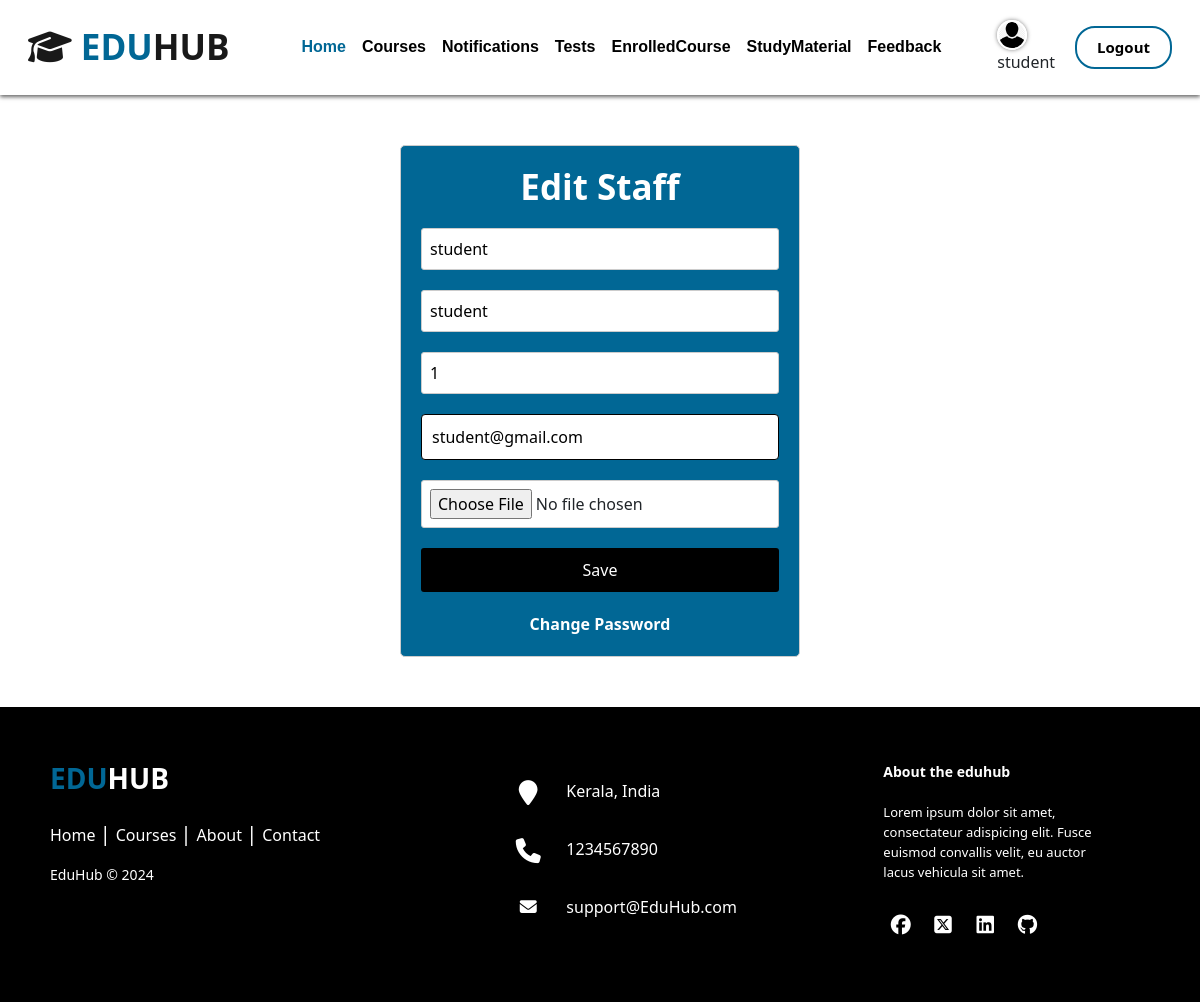
The app's page /staff/edit_staff_details/77/ (signed in) with its own data.
### account/models.py (models this page shows)
class CustomUser(AbstractUser):
    is_staff = models.BooleanField(default=False)
    is_student = models.BooleanField(default=False)
    profile_image = models.ImageField(upload_to='profile_images/', blank=True, null=True)

### staff/views.py (the view)
# urls.py: path('edit_staff_details/<int:user_id>/', edit_staff_details, name='edit_staff_details'),
def edit_staff_details(request,user_id):
    user = request.user
    if request.method == 'POST':
        form = StaffChangeForm(request.POST, request.FILES, instance=user)
        if form.is_valid():
            form.save()
            staff = Staff.objects.get(user=user)
            staff.name = user.username
            staff.email = user.email
            staff.profile_image = user.profile_image
            staff.save()
            return redirect('staff_dashboard')
    else:
        form = StaffChangeForm(instance=user)
    return render(request, 'staff_templates/edit_staff_details.html', {'form': form})

### staff/forms.py
class StaffChangeForm(BaseUserChangeForm):
    profile_image = forms.ImageField(required=False)
    class Meta:
        model = CustomUser
        fields = ['username', 'email', 'first_name', 'last_name', 'profile_image']

### templates/staff_templates/edit_staff_details.html (shortened to what this page needs)
{% extends 'base.html' %}
{% load static %}
{% block content %}
<div class="container form">
    <h2>Edit Staff</h2>
    <form method="post" enctype="multipart/form-data">
        <div class="form-group">
            <input type="text"  name="username" value="{{user.username}}" placeholder="Enter your username">
        </div>
        <div class="form-group">
            <input type="text"  name="first_name" value="{{user.first_name}}" placeholder="Enter your firstname">
        </div>
        <div class="form-group">
            <input type="text"  name="last_name" value="{{user.last_name}}" placeholder="Enter your lastname">
        </div>
        <div class="form-group">
            <input type="email"  name="email" value="{{user.email}}" placeholder="Enter your email">
        </div>
        <div class="form-group">
            <input type="file"  name="profile_image" >
        </div>
        <input type="submit" value="Save" />
        <div class="link">
            <a href="{% url 'change_password' %}"> Change Password</a>
        </div>
    </form>
</div>
{% endblock %}

### templates/base.html (shortened to what this page needs)
<!DOCTYPE html>
<html lang="en">
    <head>
        <link
            href="https://cdn.jsdelivr.net/npm/bootstrap@5.0.2/dist/css/bootstrap.min.css"
            rel="stylesheet"
        />
        <link rel="stylesheet" href="https://cdnjs.cloudflare.com/ajax/libs/font-awesome/6.5.1/css/all.min.css">
        {% load static %}
        <link rel="stylesheet" href="{% static 'css/styless.css' %}">
    </head>
    <body>
      <div class="hero-section">
        <nav class="navbar navbar-expand-lg navbar-light p-3 w-100 sticky-top bg-white">
            <div class="container-fluid">
                <a class="navbar-brand" href="/"><i class="fa-solid fa-graduation-cap"></i><span> EDU</span>HUB</a>
                {% if user.is_authenticated %}
                {% if user.is_staff %}
                <div class="collapse navbar-collapse justify-content-lg-center" id="navbarSupportedContent">
                    <ul class="navbar-nav  mb-2 mb-lg-0">
                        <li class="nav-item">
                            <a class="nav-link active" aria-current="page" href="{% url 'staff_dashboard' %}" style="color:#016795;">Home</a>
                        </li>
                        <li class="nav-item">
                          <a class="nav-link" href="{% url 'notifications' %}">Notifications</a>
                      </li>
                        <li class="nav-item">
                          <a class="nav-link" href="{% url 'manage_courses' %}">ManageCourses</a>
                      </li>
                        <li class="nav-item">
                          <a class="nav-link" href="{% url 'question_list' %}">Tests</a>
                      </li>
                    <li class="nav-item">
                      <a class="nav-link" href="{% url 'upload_study_material' %}">StudyMaterial</a>
                  </li>
                  <li class="nav-item">
                    <a class="nav-link" href="{% url 'staff_feedback' %}">Feedback</a>
                </li>
                    </ul>
                  </div>
                  <div style="margin-right: 20px;">
                    {% if user.profile_image %}
                        <a href="{% url 'edit_staff_details' user_id=user.id %}">
                            <img src="{{ user.profile_image.url }}" alt="Profile Image" class="profile-image">
                        </a>
                    {% endif %}
                    <br>
                    <span>{{ user.username }}</span>
                </div>
                  {% elif user.is_student %}
                  <div class="collapse navbar-collapse justify-content-lg-center" id="navbarSupportedContent">
                    <ul class="navbar-nav  mb-2 mb-lg-0">
                        <li class="nav-item">
                            <a class="nav-link active" aria-current="page" href="{% url 'student_dashboard'%}" style="color:#016795;">Home</a>
                        </li>
                        <li class="nav-item">
                          <a class="nav-link" href="{% url 'courses' %}">Courses</a>
                      </li>
                        <li class="nav-item">
                            <a class="nav-link" href="{% url 'student_notification' %}">Notifications</a>
                        </li>
                        <li class="nav-item">
                          <a class="nav-link" href="{% url 'display_questions' %}">Tests</a>
                      </li>
                      <li class="nav-item">
                        <a class="nav-link" href="{% url 'student_course' %}">EnrolledCourse</a>
                    </li>
                    <li class="nav-item">
                      <a class="nav-link" href="{% url 'view_study_materials' %}">StudyMaterial</a>
                  </li>
                      <li class="nav-item">
                        <a class="nav-link" href="#">Feedback</a>
                      </li>
                  </ul>
                  </div>
                  <div style="margin-right: 20px;">
                    {% if user.profile_image %}
                        <a href="{% url 'edit_student_details' user_id=user.id %}">
                            <img src="{{ user.profile_image.url }}" alt="Profile Image" class="profile-image">
                        </a>
                    {% endif %}
                    <br>
                    <span>{{ user.username }}</span>
                </div>
                  {% endif %}
                  <a href="{% url 'logout' %}" class="btn btn-custom">Logout</a>
            {% endif %}
            </div>
        </nav>
    </div>
    {% block content %} {% endblock %}
    <footer class="footer-distributed mt-4">
      <div class="footer-left">
        <h3 style="font-weight: bold;"><span style="font-weight: bold;">EDU</span>HUB</h3>
        <p class="footer-links">
          <a href="{% url 'home' %}" class="link-1">Home</a>
          <a href="#courses">Courses</a>
          <a href="#about">About</a>
          <a href="#contact">Contact</a>
        </p>
        <p class="footer-company-name">EduHub © 2024</p>
      </div>
      <div class="footer-center">
        <div>
          <i class="fa fa-map-marker"></i>
          <p>Kerala, India</p>
        </div>
        <div>
          <i class="fa fa-phone"></i>
          <p>1234567890</p>
        </div>
        <div>
          <i class="fa fa-envelope"></i>
          <p><a href="#">support@EduHub.com</a></p>
        </div>
      </div>
      <div class="footer-right">
        <p class="footer-company-about">
          <span>About the eduhub</span>
          Lorem ipsum dolor sit amet, consectateur adispicing elit. Fusce euismod convallis velit, eu auctor lacus vehicula sit amet.
        </p>
        <div class="footer-icons">
          <a href="#"><i class="fa-brands fa-facebook"></i></a>
          <a href="#"><i class="fa-brands fa-square-x-twitter"></i></a>
          <a href="#"><i class="fa-brands fa-linkedin"></i></a>
          <a href="#"><i class="fa-brands fa-github"></i></a>
        </div>
      </div>
    </footer>
      </body>
      </html>
    </body>
</html>

### static/css/styless.css (style rules this page uses)
body { padding-top: 95px; }
.navbar { box-shadow: 0 2px 4px rgba(0, 0, 0, 0.6); }
.navbar-light .navbar-nav .nav-link { color: #000; font-size: 16px; line-height: 24px; font-family: "Poppins", sans-serif; }
.navbar-brand { color: #000; font-size: 35px; font-weight: bold; }
.navbar-brand span { color: #016795; font-size: 35px; font-weight: bold; }
.nav-item a { font-size: 20px; font-weight: bold; }
.sticky-top { position: fixed; top: 0; width: 100%; z-index: 1000; }
.btn-custom { color: black; font-size: 15px; font-weight: bold; line-height: 19px; border: 2px solid #016795; border-radius: 20px; padding: 10px 20px; }
.contact input[type="text"], input[type="email"], input[type="number"], textarea { width: 100%; padding: 10px; border: 1px solid #000; border-radius: 4px; }
.form { max-width: 400px; margin: 50px auto; padding: 20px; border: 1px solid #ccc; border-radius: 5px; background-color: #016795; }
h2 { text-align: center; margin-bottom: 20px; color: #fff; font-size: 35px; font-weight: bold; }
.form-group { margin-bottom: 20px; }
input[type="text"], input[type="password"], input[type="file"] { background-color: #fff; width: 100%; padding: 8px; border: 1px solid #ccc; border-radius: 3px; }
input[type="submit"] { width: 100%; padding: 10px; border: none; border-radius: 3px; background-color: black; color: #fff; cursor: pointer; }
.link { text-align: center; margin-top: 20px; color: #fff; }
.link a { color: #fff; text-decoration: none; font-weight: bold; }
.profile-image { width: 30px; height: 30px; border-radius: 50%; border: 2px solid #fff; box-shadow: 0 0 4px rgba(0, 0, 0, 0.5); }
.footer-distributed { background: #000; box-shadow: 0 1px 1px 0 rgba(0, 0, 0, 0.12); box-sizing: border-box; width: 100%; text-align: left; font: bold 16px; padding: 55px 50px; }
.footer-distributed .footer-left, .footer-distributed .footer-center, .footer-distributed .footer-right { display: inline-block; vertical-align: top; }
.footer-distributed .footer-left { width: 40%; }
.footer-distributed h3 { color: #ffffff; margin: 0; }
.footer-distributed h3 span { color: #016795; }
.footer-distributed .footer-links { color: #ffffff; margin: 20px 0 12px; padding: 0; }
.footer-distributed .footer-links a { display: inline-block; line-height: 1.8; font-weight: 400; text-decoration: none; color: inherit; }
.footer-distributed .footer-company-name { color: #fff; font-size: 14px; font-weight: normal; margin: 0; }
.footer-distributed .footer-center { width: 35%; }
.footer-distributed .footer-center i { background-color: #000; color: #ffffff; font-size: 25px; width: 38px; height: 38px; border-radius: 50%; text-align: center; line-height: 42px; margin: 10px 15px; vertical-align: middle; }
.footer-distributed .footer-center i.fa-envelope { font-size: 17px; line-height: 38px; }
.footer-distributed .footer-center p { display: inline-block; color: #ffffff; font-weight: 400; vertical-align: middle; margin: 0; }
.footer-distributed .footer-center p a { color: #fff; text-decoration: none; }
.footer-distributed .footer-links a:before { content: "|"; font-weight: 300; font-size: 20px; left: 0; color: #fff; display: inline-block; padding-right: 5px; }
.footer-distributed .footer-links .link-1:before { content: none; }
.footer-distributed .footer-right { width: 20%; }
.footer-distributed .footer-company-about { line-height: 20px; color: #fff; font-size: 13px; font-weight: normal; margin: 0; }
.footer-distributed .footer-company-about span { display: block; color: #ffffff; font-size: 14px; font-weight: bold; margin-bottom: 20px; }
.footer-distributed .footer-icons { margin-top: 25px; }
.footer-distributed .footer-icons a { display: inline-block; width: 35px; height: 35px; cursor: pointer; background-color: #000; border-radius: 2px; font-size: 20px; color: #ffffff; text-align: center; line-height: 35px; margin-right: 3px; margin-bottom: 5px; }

### records on screen
CustomUser: profile_image (placeholder picture), username "student", first_name "student", last_name "1", email "student@gmail.com"
